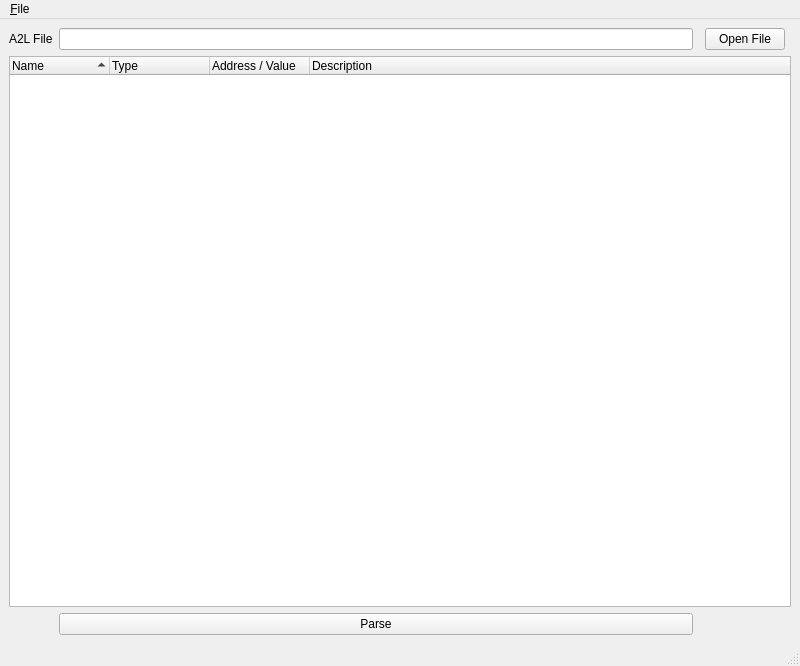
<?xml version="1.0" encoding="UTF-8"?>
<ui version="4.0">
 <class>A2LViewer</class>
 <widget class="QMainWindow" name="A2LViewer">
  <property name="geometry">
   <rect>
    <x>0</x>
    <y>0</y>
    <width>800</width>
    <height>666</height>
   </rect>
  </property>
  <property name="windowTitle">
   <string>A2L Viewer</string>
  </property>
  <widget class="QWidget" name="centralwidget">
   <layout class="QGridLayout" name="gridLayout">
    <item row="1" column="3">
     <widget class="QPushButton" name="openA2LFileBtn">
      <property name="text">
       <string>Open File</string>
      </property>
     </widget>
    </item>
    <item row="3" column="0" rowspan="6" colspan="5">
     <widget class="QTreeWidget" name="a2lTree">
      <property name="editTriggers">
       <set>QAbstractItemView::EditTrigger::NoEditTriggers</set>
      </property>
      <property name="alternatingRowColors">
       <bool>true</bool>
      </property>
      <property name="selectionMode">
       <enum>QAbstractItemView::SelectionMode::ExtendedSelection</enum>
      </property>
      <property name="sortingEnabled">
       <bool>true</bool>
      </property>
      <column>
       <property name="text">
        <string>Name</string>
       </property>
      </column>
      <column>
       <property name="text">
        <string>Type</string>
       </property>
      </column>
      <column>
       <property name="text">
        <string>Address / Value</string>
       </property>
      </column>
      <column>
       <property name="text">
        <string>Description</string>
       </property>
      </column>
     </widget>
    </item>
    <item row="1" column="0">
     <widget class="QLabel" name="a2lFileLabel">
      <property name="text">
       <string>A2L File</string>
      </property>
     </widget>
    </item>
    <item row="1" column="1">
     <widget class="QLineEdit" name="a2lFileLineEdit"/>
    </item>
    <item row="10" column="1">
     <widget class="QPushButton" name="parseFileButton">
      <property name="text">
       <string>Parse</string>
      </property>
     </widget>
    </item>
   </layout>
  </widget>
  <widget class="QMenuBar" name="menubar">
   <property name="geometry">
    <rect>
     <x>0</x>
     <y>0</y>
     <width>800</width>
     <height>33</height>
    </rect>
   </property>
   <widget class="QMenu" name="menu_File">
    <property name="title">
     <string>&amp;File</string>
    </property>
    <addaction name="action_Load_A2L"/>
   </widget>
   <addaction name="menu_File"/>
  </widget>
  <widget class="QStatusBar" name="statusbar"/>
  <action name="action_Load_A2L">
   <property name="text">
    <string>&amp;Load A2L...</string>
   </property>
   <property name="statusTip">
    <string>Load A2L File</string>
   </property>
  </action>
 </widget>
 <resources/>
 <connections/>
</ui>
